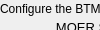
                         <widget class="QWidget" name="page_4">
                          <property name="geometry">
                           <rect>
                            <x>0</x>
                            <y>0</y>
                            <width>100</width>
                            <height>30</height>
                           </rect>
                          </property>
                          <attribute name="label">
                           <string>Review Inputs and Run Analysis</string>
                          </attribute>
                          <widget class="QWidget" name="gridLayoutWidget">
                           <property name="geometry">
                            <rect>
                             <x>0</x>
                             <y>20</y>
                             <width>1141</width>
                             <height>341</height>
                            </rect>
                           </property>
                           <layout class="QGridLayout" name="gridLayout_2">
                            <item row="1" column="1">
                             <widget class="QTableWidget" name="summaryESSModelInputsTable">
                              <attribute name="horizontalHeaderVisible">
                               <bool>false</bool>
                              </attribute>
                              <attribute name="verticalHeaderVisible">
                               <bool>false</bool>
                              </attribute>
                             </widget>
                            </item>
                            <item row="1" column="2">
                             <widget class="QTableWidget" name="summarySolarSignalInputsTable">
                              <attribute name="horizontalHeaderVisible">
                               <bool>false</bool>
                              </attribute>
                              <attribute name="verticalHeaderVisible">
                               <bool>false</bool>
                              </attribute>
                             </widget>
                            </item>
                            <item row="1" column="3">
                             <widget class="QTableWidget" name="summaryUtilityRateInputsTable">
                              <attribute name="horizontalHeaderVisible">
                               <bool>false</bool>
                              </attribute>
                              <attribute name="verticalHeaderVisible">
                               <bool>false</bool>
                              </attribute>
                             </widget>
                            </item>
                            <item row="0" column="1">
                             <widget class="QLabel" name="label_26">
                              <property name="font">
                               <font>
                                <family>Segoe UI</family>
                                <pointsize>10</pointsize>
                                <weight>50</weight>
                                <italic>false</italic>
                                <bold>false</bold>
                               </font>
                              </property>
                              <property name="text">
                               <string>ESS Model Input</string>
                              </property>
                              <property name="alignment">
                               <set>Qt::AlignCenter</set>
                              </property>
                             </widget>
                            </item>
                            <item row="1" column="0">
                             <widget class="QTableWidget" name="summaryMOERSignalInputsTable">
                              <attribute name="horizontalHeaderVisible">
                               <bool>false</bool>
                              </attribute>
                              <attribute name="verticalHeaderVisible">
                               <bool>false</bool>
                              </attribute>
                             </widget>
                            </item>
                            <item row="0" column="0">
                             <widget class="QLabel" name="label_25">
                              <property name="font">
                               <font>
                                <family>Segoe UI</family>
                                <pointsize>10</pointsize>
                                <weight>50</weight>
                                <italic>false</italic>
                                <bold>false</bold>
                               </font>
                              </property>
                              <property name="text">
                               <string>MOER Signal Input</string>
                              </property>
                              <property name="alignment">
                               <set>Qt::AlignCenter</set>
                              </property>
                             </widget>
                            </item>
                            <item row="0" column="2">
                             <widget class="QLabel" name="label_27">
                              <property name="font">
                               <font>
                                <family>Segoe UI</family>
                                <pointsize>10</pointsize>
                                <weight>50</weight>
                                <italic>false</italic>
                                <bold>false</bold>
                               </font>
                              </property>
                              <property name="text">
                               <string>Solar Signal Input</string>
                              </property>
                              <property name="alignment">
                               <set>Qt::AlignCenter</set>
                              </property>
                             </widget>
                            </item>
                            <item row="0" column="4">
                             <widget class="QLabel" name="label_29">
                              <property name="font">
                               <font>
                                <family>Segoe UI</family>
                                <pointsize>10</pointsize>
                                <weight>50</weight>
                                <italic>false</italic>
                                <bold>false</bold>
                               </font>
                              </property>
                              <property name="text">
                               <string>Site Load and Power Limits</string>
                              </property>
                              <property name="alignment">
                               <set>Qt::AlignCenter</set>
                              </property>
                             </widget>
                            </item>
                            <item row="0" column="3">
                             <widget class="QLabel" name="label_28">
                              <property name="font">
                               <font>
                                <family>Segoe UI</family>
                                <pointsize>10</pointsize>
                                <weight>50</weight>
                                <italic>false</italic>
                                <bold>false</bold>
                               </font>
                              </property>
                              <property name="text">
                               <string>Utility Rate Information</string>
                              </property>
                              <property name="alignment">
                               <set>Qt::AlignCenter</set>
                              </property>
                             </widget>
                            </item>
                            <item row="1" column="4">
                             <widget class="QTableWidget" name="summaryGridLimitsInputsTable">
                              <attribute name="horizontalHeaderVisible">
                               <bool>false</bool>
                              </attribute>
                              <attribute name="verticalHeaderVisible">
                               <bool>false</bool>
                              </attribute>
                             </widget>
                            </item>
                           </layout>
                          </widget>
                          <widget class="QPushButton" name="runBTMAnalysisButton">
                           <property name="geometry">
                            <rect>
                             <x>960</x>
                             <y>470</y>
                             <width>151</width>
                             <height>30</height>
                            </rect>
                           </property>
                           <property name="minimumSize">
                            <size>
                             <width>150</width>
                             <height>30</height>
                            </size>
                           </property>
                           <property name="font">
                            <font>
                             <family>Segoe UI</family>
                             <pointsize>10</pointsize>
                             <weight>50</weight>
                             <italic>false</italic>
                             <bold>false</bold>
                            </font>
                           </property>
                           <property name="cursor">
                            <cursorShape>PointingHandCursor</cursorShape>
                           </property>
                           <property name="styleSheet">
                            <string notr="true">background-color: rgb(52, 59, 72);</string>
                           </property>
                           <property name="text">
                            <string>Run Analysis</string>
                           </property>
                           <property name="icon">
                            <iconset resource="../snl-quest-cec-tool-v0.01/resources.qrc">
                             <normaloff>:/icons/images/icons/cil-media-play.png</normaloff>:/icons/images/icons/cil-media-play.png</iconset>
                           </property>
                          </widget>
                          <widget class="QPushButton" name="updateBTMAnalysisInptsButton">
                           <property name="geometry">
                            <rect>
                             <x>790</x>
                             <y>470</y>
                             <width>161</width>
                             <height>30</height>
                            </rect>
                           </property>
                           <property name="minimumSize">
                            <size>
                             <width>150</width>
                             <height>30</height>
                            </size>
                           </property>
                           <property name="font">
                            <font>
                             <family>Segoe UI</family>
                             <pointsize>10</pointsize>
                             <weight>50</weight>
                             <italic>false</italic>
                             <bold>false</bold>
                            </font>
                           </property>
                           <property name="cursor">
                            <cursorShape>PointingHandCursor</cursorShape>
                           </property>
                           <property name="styleSheet">
                            <string notr="true">background-color: rgb(52, 59, 72);</string>
                           </property>
                           <property name="text">
                            <string>Update Inputs</string>
                           </property>
                           <property name="icon">
                            <iconset resource="../snl-quest-cec-tool-v0.01/resources.qrc">
                             <normaloff>:/icons/images/icons/cil-reload.png</normaloff>:/icons/images/icons/cil-reload.png</iconset>
                           </property>
                          </widget>
                          <widget class="QLabel" name="label_30">
                           <property name="geometry">
                            <rect>
                             <x>420</x>
                             <y>360</y>
                             <width>116</width>
                             <height>33</height>
                            </rect>
                           </property>
                           <property name="text">
                            <string>Analysis Time Step:</string>
                           </property>
                          </widget>
                          <widget class="QRadioButton" name="timeStepRadioButton5min">
                           <property name="geometry">
                            <rect>
                             <x>370</x>
                             <y>380</y>
                             <width>160</width>
                             <height>37</height>
                            </rect>
                           </property>
                           <property name="text">
                            <string>5 minutes</string>
                           </property>
                          </widget>
                          <widget class="QRadioButton" name="timeStepRadioButton15min">
                           <property name="geometry">
                            <rect>
                             <x>370</x>
                             <y>410</y>
                             <width>160</width>
                             <height>37</height>
                            </rect>
                           </property>
                           <property name="text">
                            <string>15 minutes</string>
                           </property>
                          </widget>
                          <widget class="QRadioButton" name="timeStepRadioButton30min">
                           <property name="geometry">
                            <rect>
                             <x>470</x>
                             <y>380</y>
                             <width>160</width>
                             <height>37</height>
                            </rect>
                           </property>
                           <property name="text">
                            <string>30 minutes</string>
                           </property>
                          </widget>
                          <widget class="QRadioButton" name="timeStepRadioButton1hr">
                           <property name="geometry">
                            <rect>
                             <x>470</x>
                             <y>410</y>
                             <width>160</width>
                             <height>37</height>
                            </rect>
                           </property>
                           <property name="text">
                            <string>1 hour</string>
                           </property>
                           <property name="checked">
                            <bool>true</bool>
                           </property>
                          </widget>
                          <widget class="QLabel" name="label_31">
                           <property name="geometry">
                            <rect>
                             <x>0</x>
                             <y>410</y>
                             <width>91</width>
                             <height>33</height>
                            </rect>
                           </property>
                           <property name="text">
                            <string>Carbon Weight</string>
                           </property>
                          </widget>
                          <widget class="QLineEdit" name="assumedCarbonWeightInput">
                           <property name="geometry">
                            <rect>
                             <x>100</x>
                             <y>410</y>
                             <width>161</width>
                             <height>30</height>
                            </rect>
                           </property>
                           <property name="minimumSize">
                            <size>
                             <width>0</width>
                             <height>30</height>
                            </size>
                           </property>
                           <property name="styleSheet">
                            <string notr="true">background-color: rgb(33, 37, 43);</string>
                           </property>
                           <property name="text">
                            <string/>
                           </property>
                           <property name="placeholderText">
                            <string>Type here</string>
                           </property>
                          </widget>
                          <widget class="QLabel" name="label_32">
                           <property name="geometry">
                            <rect>
                             <x>0</x>
                             <y>370</y>
                             <width>91</width>
                             <height>33</height>
                            </rect>
                           </property>
                           <property name="text">
                            <string>Analysis Name</string>
                           </property>
                          </widget>
                          <widget class="QLineEdit" name="analysisNameInput">
                           <property name="geometry">
                            <rect>
                             <x>100</x>
                             <y>370</y>
                             <width>161</width>
                             <height>30</height>
                            </rect>
                           </property>
                           <property name="minimumSize">
                            <size>
                             <width>0</width>
                             <height>30</height>
                            </size>
                           </property>
                           <property name="styleSheet">
                            <string notr="true">background-color: rgb(33, 37, 43);</string>
                           </property>
                           <property name="text">
                            <string/>
                           </property>
                           <property name="placeholderText">
                            <string>Type here</string>
                           </property>
                          </widget>
                          <widget class="QLabel" name="label_33">
                           <property name="geometry">
                            <rect>
                             <x>270</x>
                             <y>410</y>
                             <width>51</width>
                             <height>33</height>
                            </rect>
                           </property>
                           <property name="text">
                            <string>$/ton</string>
                           </property>
                          </widget>
                          <widget class="QLabel" name="label_2">
                           <property name="geometry">
                            <rect>
                             <x>0</x>
                             <y>0</y>
                             <width>1137</width>
                             <height>18</height>
                            </rect>
                           </property>
                           <property name="text">
                            <string>Configure the BTM Analysis Parameters and the Run the Analysis </string>
                           </property>
                          </widget>
                          <widget class="QLineEdit" name="projectLifeInput">
                           <property name="geometry">
                            <rect>
                             <x>750</x>
                             <y>370</y>
                             <width>81</width>
                             <height>30</height>
                            </rect>
                           </property>
                           <property name="minimumSize">
                            <size>
                             <width>0</width>
                             <height>30</height>
                            </size>
                           </property>
                           <property name="styleSheet">
                            <string notr="true">background-color: rgb(33, 37, 43);</string>
                           </property>
                           <property name="text">
                            <string/>
                           </property>
                           <property name="placeholderText">
                            <string>Type here</string>
                           </property>
                          </widget>
                          <widget class="QLabel" name="label_45">
                           <property name="geometry">
                            <rect>
                             <x>620</x>
                             <y>370</y>
                             <width>131</width>
                             <height>33</height>
                            </rect>
                           </property>
                           <property name="text">
                            <string>Quantification Period </string>
                           </property>
                          </widget>
                          <widget class="QLineEdit" name="discountRateInput">
                           <property name="geometry">
                            <rect>
                             <x>750</x>
                             <y>410</y>
                             <width>81</width>
                             <height>30</height>
                            </rect>
                           </property>
                           <property name="minimumSize">
                            <size>
                             <width>0</width>
                             <height>30</height>
                            </size>
                           </property>
                           <property name="styleSheet">
                            <string notr="true">background-color: rgb(33, 37, 43);</string>
                           </property>
                           <property name="text">
                            <string/>
                           </property>
                           <property name="placeholderText">
                            <string>Type here</string>
                           </property>
                          </widget>
                          <widget class="QLabel" name="label_46">
                           <property name="geometry">
                            <rect>
                             <x>670</x>
                             <y>410</y>
                             <width>101</width>
                             <height>33</height>
                            </rect>
                           </property>
                           <property name="text">
                            <string>Discout Rate</string>
                           </property>
                          </widget>
                          <widget class="QLabel" name="label_47">
                           <property name="geometry">
                            <rect>
                             <x>840</x>
                             <y>370</y>
                             <width>31</width>
                             <height>33</height>
                            </rect>
                           </property>
                           <property name="text">
                            <string>years</string>
                           </property>
                          </widget>
                          <widget class="QLabel" name="label_48">
                           <property name="geometry">
                            <rect>
                             <x>840</x>
                             <y>410</y>
                             <width>51</width>
                             <height>33</height>
                            </rect>
                           </property>
                           <property name="text">
                            <string>%/year</string>
                           </property>
                          </widget>
                          <widget class="QLineEdit" name="netMeterPriceInput">
                           <property name="geometry">
                            <rect>
                             <x>100</x>
                             <y>450</y>
                             <width>161</width>
                             <height>30</height>
                            </rect>
                           </property>
                           <property name="minimumSize">
                            <size>
                             <width>0</width>
                             <height>30</height>
                            </size>
                           </property>
                           <property name="styleSheet">
                            <string notr="true">background-color: rgb(33, 37, 43);</string>
                           </property>
                           <property name="text">
                            <string/>
                           </property>
                           <property name="placeholderText">
                            <string>Type here</string>
                           </property>
                          </widget>
                          <widget class="QLabel" name="label_49">
                           <property name="geometry">
                            <rect>
                             <x>0</x>
                             <y>450</y>
                             <width>91</width>
                             <height>33</height>
                            </rect>
                           </property>
                           <property name="text">
                            <string>Net Meter Price</string>
                           </property>
                          </widget>
                          <widget class="QLabel" name="label_50">
                           <property name="geometry">
                            <rect>
                             <x>270</x>
                             <y>450</y>
                             <width>51</width>
                             <height>33</height>
                            </rect>
                           </property>
                           <property name="text">
                            <string>$/kWh</string>
                           </property>
                          </widget>
                         </widget>
